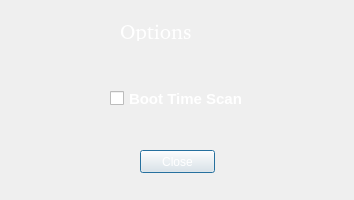
<?xml version="1.0" encoding="UTF-8"?>
<ui version="4.0">
 <class>OptionsDialog</class>
 <widget class="QDialog" name="OptionsDialog">
  <property name="geometry">
   <rect>
    <x>0</x>
    <y>0</y>
    <width>354</width>
    <height>200</height>
   </rect>
  </property>
  <property name="windowTitle">
   <string>Dialog</string>
  </property>
  <property name="styleSheet">
   <string notr="true">background-image: url(:/images/background.png);</string>
  </property>
  <widget class="QLabel" name="label">
   <property name="geometry">
    <rect>
     <x>120</x>
     <y>20</y>
     <width>111</width>
     <height>21</height>
    </rect>
   </property>
   <property name="font">
    <font>
     <family>a•space</family>
     <pointsize>16</pointsize>
     <weight>50</weight>
     <italic>false</italic>
     <bold>false</bold>
    </font>
   </property>
   <property name="styleSheet">
    <string notr="true">color: rgb(255, 255, 255);
font: 16pt &quot;a•space&quot;;</string>
   </property>
   <property name="text">
    <string>Options</string>
   </property>
  </widget>
  <widget class="QPushButton" name="pushButton">
   <property name="geometry">
    <rect>
     <x>140</x>
     <y>150</y>
     <width>75</width>
     <height>23</height>
    </rect>
   </property>
   <property name="styleSheet">
    <string notr="true">color: rgb(255, 255, 255);</string>
   </property>
   <property name="text">
    <string>Close</string>
   </property>
  </widget>
  <widget class="QCheckBox" name="checkBox">
   <property name="geometry">
    <rect>
     <x>110</x>
     <y>90</y>
     <width>141</width>
     <height>17</height>
    </rect>
   </property>
   <property name="font">
    <font>
     <pointsize>11</pointsize>
     <weight>75</weight>
     <bold>true</bold>
    </font>
   </property>
   <property name="styleSheet">
    <string notr="true">
color: rgb(255, 255, 255);</string>
   </property>
   <property name="text">
    <string>Boot Time Scan</string>
   </property>
  </widget>
 </widget>
 <resources/>
 <connections/>
</ui>
